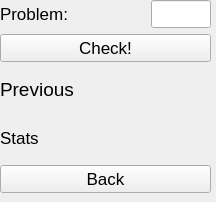
<?xml version="1.0" encoding="UTF-8"?>
<ui version="4.0">
 <class>ActionWindow</class>
 <widget class="QWidget" name="ActionWindow">
  <property name="geometry">
   <rect>
    <x>0</x>
    <y>0</y>
    <width>216</width>
    <height>202</height>
   </rect>
  </property>
  <property name="font">
   <font>
    <pointsize>13</pointsize>
   </font>
  </property>
  <property name="windowTitle">
   <string>Form</string>
  </property>
  <widget class="QWidget" name="verticalLayoutWidget">
   <property name="geometry">
    <rect>
     <x>0</x>
     <y>0</y>
     <width>211</width>
     <height>199</height>
    </rect>
   </property>
   <layout class="QVBoxLayout" name="verticalLayout">
    <property name="bottomMargin">
     <number>6</number>
    </property>
    <item>
     <layout class="QHBoxLayout" name="horizontalLayout">
      <item>
       <widget class="QLabel" name="problemLabel">
        <property name="text">
         <string>Problem:</string>
        </property>
       </widget>
      </item>
      <item>
       <widget class="QLineEdit" name="resultEdit">
        <property name="maximumSize">
         <size>
          <width>60</width>
          <height>16777215</height>
         </size>
        </property>
        <property name="text">
         <string/>
        </property>
       </widget>
      </item>
     </layout>
    </item>
    <item>
     <widget class="QPushButton" name="checkButton">
      <property name="text">
       <string>Check!</string>
      </property>
     </widget>
    </item>
    <item>
     <widget class="QLabel" name="prevLabel">
      <property name="font">
       <font>
        <pointsize>14</pointsize>
       </font>
      </property>
      <property name="text">
       <string>Previous</string>
      </property>
     </widget>
    </item>
    <item>
     <widget class="QLabel" name="statsLabel">
      <property name="text">
       <string>Stats</string>
      </property>
     </widget>
    </item>
    <item>
     <widget class="QPushButton" name="backButton">
      <property name="text">
       <string>Back</string>
      </property>
     </widget>
    </item>
   </layout>
  </widget>
 </widget>
 <resources/>
 <connections>
  <connection>
   <sender>resultEdit</sender>
   <signal>returnPressed()</signal>
   <receiver>checkButton</receiver>
   <slot>animateClick()</slot>
   <hints>
    <hint type="sourcelabel">
     <x>141</x>
     <y>16</y>
    </hint>
    <hint type="destinationlabel">
     <x>147</x>
     <y>49</y>
    </hint>
   </hints>
  </connection>
 </connections>
</ui>
